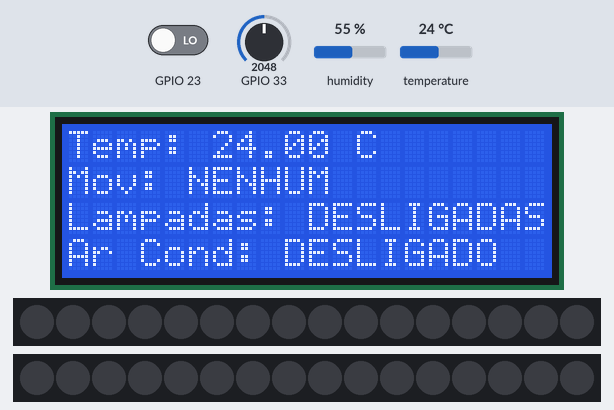
This program was run on a simulated ESP32. Parts: 20×4 character LCD, 2 × 16 RGB LEDs in strip order, left to right. Inputs (shaded band) come from the test bench; at power-on: GPIO 23 LOW, temperature 24 °C, GPIO 33 = 2048, humidity 55 %. Dim RGB values are drawn brighter than linear; what the program prints to the serial monitor is not drawn.

Above: at 4.7 s.
4.8 s: GPIO 23 driven HIGH
At 6.2 s:
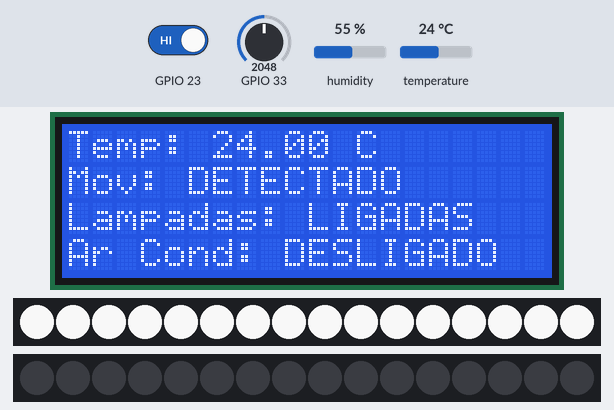
7.0 s: temperature set to 12 °C
At 10.6 s:
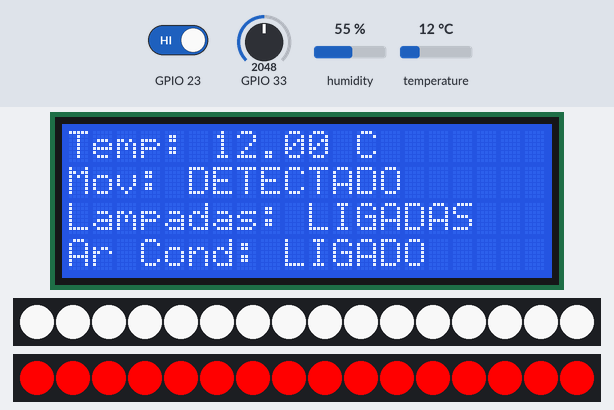
11.0 s: GPIO 33 set to 1154
13.0 s: GPIO 33 set to 1065
At 14.6 s:
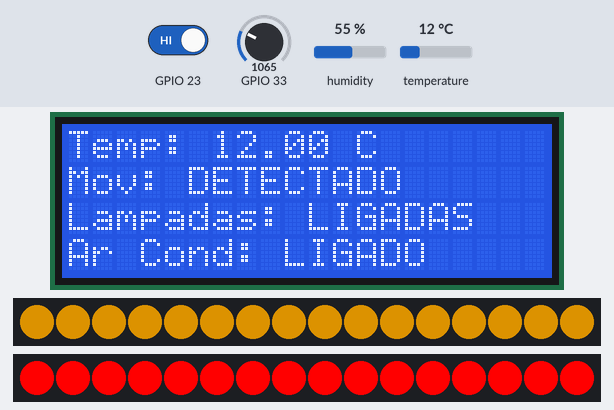
15.0 s: temperature set to 28 °C
At 16.5 s:
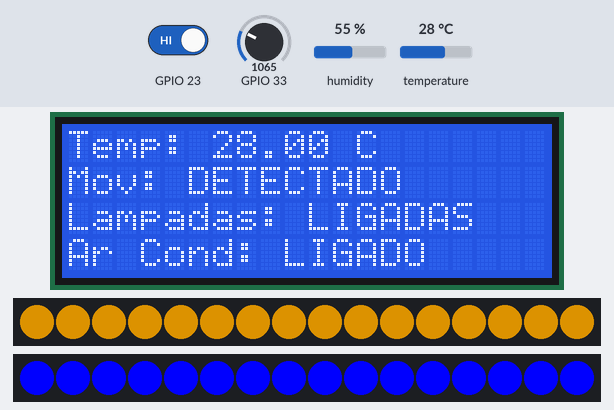
17.3 s: GPIO 33 set to 1228
At 18.9 s:
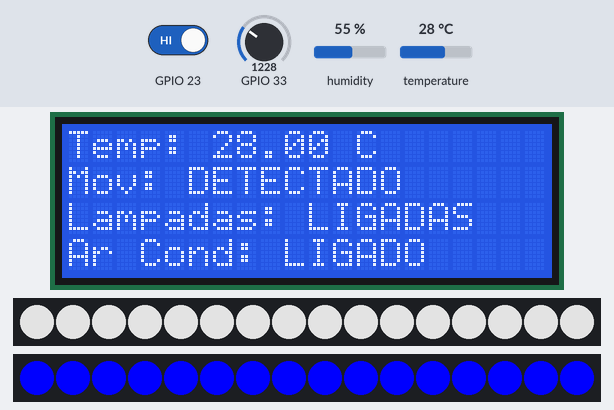
Timing chart, 0 to 20.0 s (numbered marks = the images above; inputs shaded):
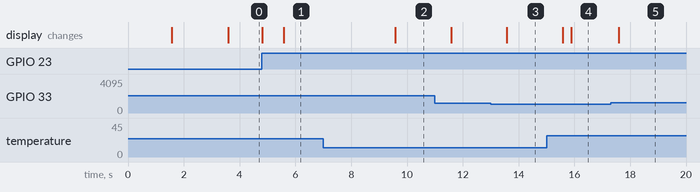

Measured:
- the behaviour switches between 1124 and 1123 on GPIO 33 (found by bisection; images 2 and 3)
- after the input at 4.8 s, the display: first changes at once (image 1 shows a later state)
- after the input at 7.0 s, the display: changes after 2.6 s (image 2)

The program:

main.cpp
```cpp
// Inclusão das funções e definições do sistema
#include <Arduino.h>
#include "funcoes.h"

// Interrupção acionada pelo sensor PIR
void IRAM_ATTR isMotionDetected() {
  motionDetected = true;
}

void setup() {
  Serial.begin(115200); // Inicializa comunicação serial
  initializeSystem(); // Configura os sensores e dispositivos
  attachInterrupt(digitalPinToInterrupt(PIR_PIN), isMotionDetected, RISING); // Configura interrupção do PIR
}

void loop() {
  static unsigned long lastUpdate = 0;      // Controle de tempo para atualização
  static unsigned long lastUpdateTS = 0;
  bool mustUpdateLCD = false;            // Flag para atualizar o LCD
  unsigned long currentMillis = millis();   // Obtém tempo atual
  float lastTemperature = -999;           // variavel de controle para mudanças de temperatura

  // Verifica se houve detecção de movimento
  if (motionDetected) {
    myFlag = true;
    startTime = currentMillis;
    motionDetected = false;
    Serial.println("Movimento detectado!");
    mustUpdateLCD = true;
  }

  // Verifica se o tempo limite expirou
  if (myFlag && (currentMillis - startTime >= delayTime)) {
    myFlag = false;
    Serial.println("Tempo expirado, desligando lâmpadas e ar condicionado.");
    startTime = 0;
    mustUpdateLCD = true;
  }

  // Atualiza temperatura a cada 1 segundo
  if (currentMillis - lastUpdate >= 1000) {
    lastUpdate = currentMillis;
    float temperature = dht.readTemperature();
    if (!isnan(temperature) && temperature != lastTemperature) {
      lastTemperature = temperature;
      if (myFlag) {
        airControlDHT(temperature); // Liga/desliga o NeoPixel do ar-condicionado
      } else {
        stripAir.clear();
        stripAir.show();
      }

      if (currentMillis - lastUpdateTS >= 15000) {
        lastUpdateTS = currentMillis;
        sendDataThingSpeak(temperature);
      }
      mustUpdateLCD = true;
    }
    lampControlPIR(); // Atualiza controle das lâmpadas
  }

  // Atualiza informações no LCD caso necessário
  if (mustUpdateLCD) {
    displayOnLCD(lastTemperature);
  }
}
```
